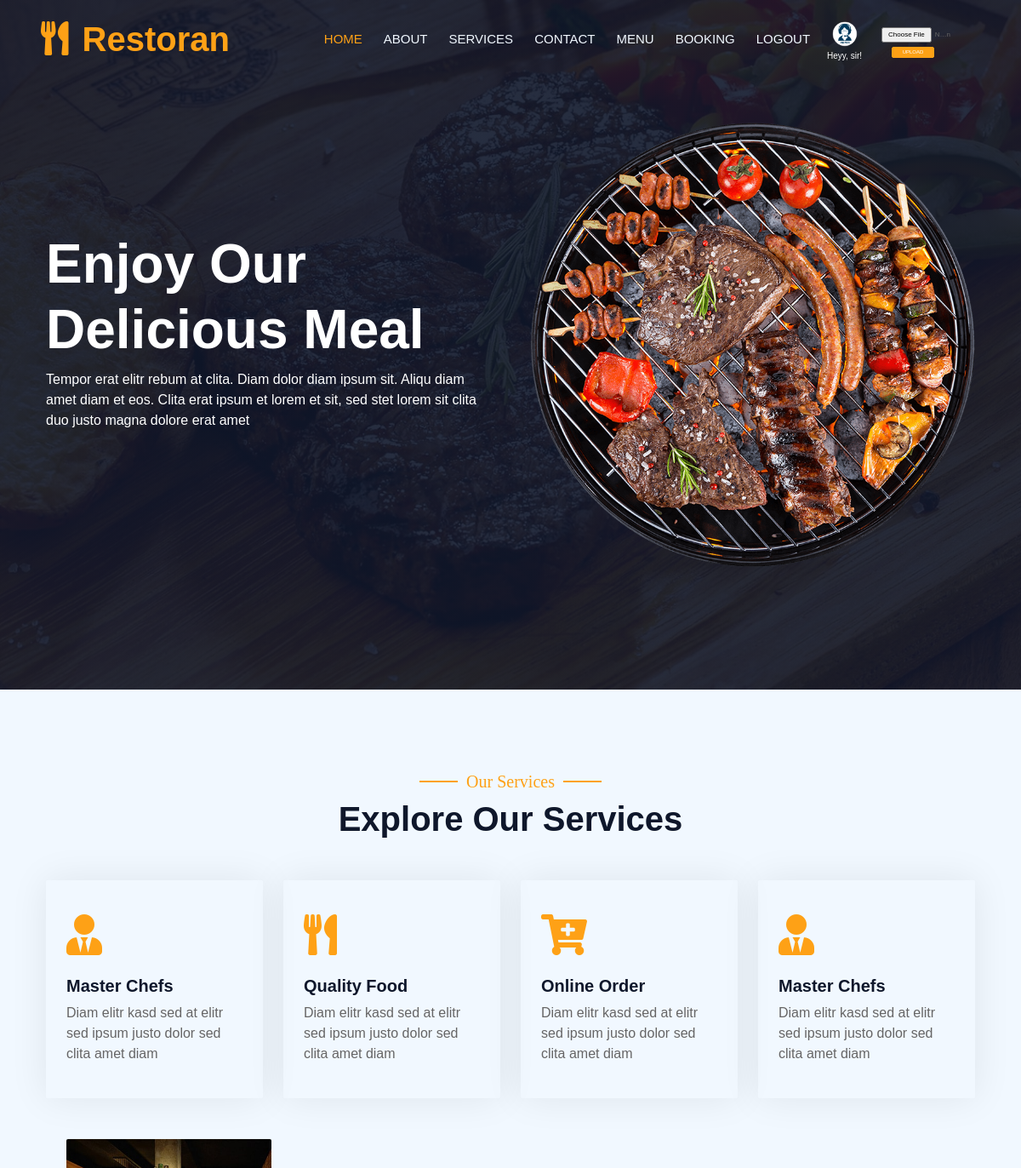
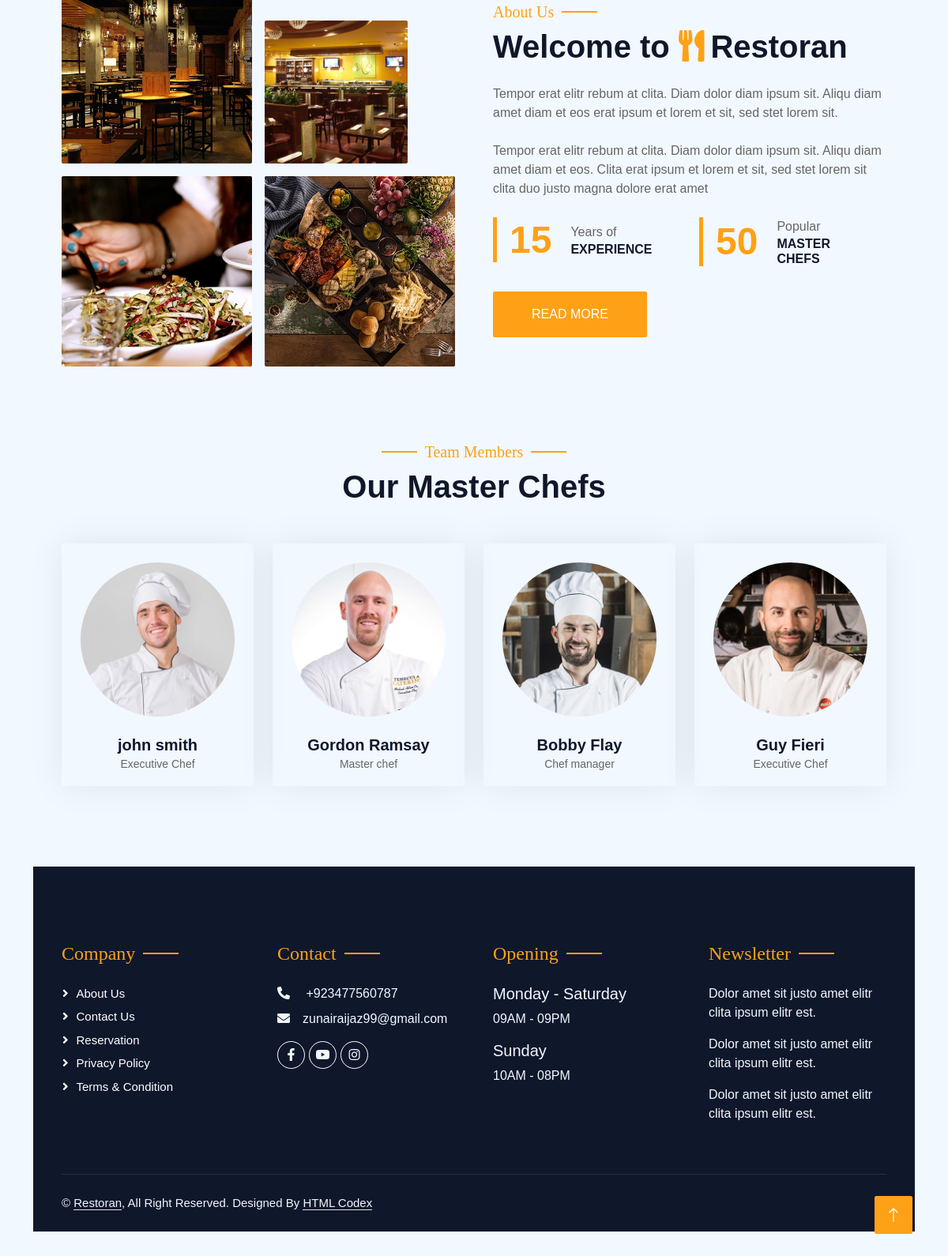
Screenshot of / (signed in) with the database file from the repository (2 pictures, top to bottom).
### home/models.py (models this page shows, shortened)
class User_profile(models.Model):
    user = models.OneToOneField(User, on_delete=models.CASCADE, related_name='user_profile')
    profile_picture = models.ImageField(
        upload_to='profile_pictures/',  # better folder name for uploads
        blank=True
    )

class Chef(models.Model):
    full_name = models.CharField(max_length=100)
    designation = models.CharField(max_length=100)
    image = models.ImageField(upload_to='chefs/')
    facebook_url = models.URLField(blank=True, null=True)
    twitter_url = models.URLField(blank=True, null=True)
    instagram_url = models.URLField(blank=True, null=True)

### home/views.py (the view)
# urls.py: path('', views.index, name='index'),  # Homepage view
def index(request):
    chefs = Chef.objects.all()
    return render(request, 'index.html', {'chefs': chefs})

### templates/index.html (shortened to what this page needs)
{% extends "base.html" %}
{% load static %}
{% block body %}
<main>
 <div class="container-xxl py-5 bg-dark hero-header mb-5">
                <div class="container my-5 py-5">
                    <div class="row align-items-center g-5">
                        <div class="col-lg-6 text-center text-lg-start">
                            <h1 class="display-3 text-white animated slideInLeft">Enjoy Our<br>Delicious Meal</h1>
                            <p class="text-white animated slideInLeft mb-4 pb-2">Tempor erat elitr rebum at clita. Diam dolor diam ipsum sit. Aliqu diam amet diam et eos. Clita erat ipsum et lorem et sit, sed stet lorem sit clita duo justo magna dolore erat amet</p>
                        </div>
                        <div class="col-lg-6 text-center text-lg-end overflow-hidden">
                            <img class="img-fluid" src="static/hero.png" alt="">
                        </div>
                    </div>
                </div>
            </div>
        </div>
        <div class="container-xxl py-5">
            <div class="container">
                <div class="text-center wow fadeInUp" data-wow-delay="0.1s">
                    <h5 class="section-title ff-secondary text-center text-primary fw-normal">Our Services</h5>
                    <h1 class="mb-5">Explore Our Services</h1>
                </div>
                <div class="row g-4">
                    <div class="col-lg-3 col-sm-6 wow fadeInUp" data-wow-delay="0.1s">
                        <div class="service-item rounded pt-3">
                            <div class="p-4">
                                <i class="fa fa-3x fa-user-tie text-primary mb-4"></i>
                                <h5>Master Chefs</h5>
                                <p>Diam elitr kasd sed at elitr sed ipsum justo dolor sed clita amet diam</p>
                            </div>
                        </div>
                    </div>
                    <div class="col-lg-3 col-sm-6 wow fadeInUp" data-wow-delay="0.3s">
                        <div class="service-item rounded pt-3">
                            <div class="p-4">
                                <i class="fa fa-3x fa-utensils text-primary mb-4"></i>
                                <h5>Quality Food</h5>
                                <p>Diam elitr kasd sed at elitr sed ipsum justo dolor sed clita amet diam</p>
                            </div>
                        </div>
                    </div>
                    <div class="col-lg-3 col-sm-6 wow fadeInUp" data-wow-delay="0.5s">
                        <div class="service-item rounded pt-3">
                            <div class="p-4">
                                <i class="fa fa-3x fa-cart-plus text-primary mb-4"></i>
                                <h5>Online Order</h5>
                                <p>Diam elitr kasd sed at elitr sed ipsum justo dolor sed clita amet diam</p>
                            </div>
                        </div>
                    </div>
                    <div class="col-lg-3 col-sm-6 wow fadeInUp" data-wow-delay="0.1s">
                        <div class="service-item rounded pt-3">
                            <div class="p-4">
                                <i class="fa fa-3x fa-user-tie text-primary mb-4"></i>
                                <h5>Master Chefs</h5>
                                <p>Diam elitr kasd sed at elitr sed ipsum justo dolor sed clita amet diam</p>
                            </div>
                        </div>
                    </div>
        <div class="container-xxl py-5">
            <div class="container">
                <div class="row g-5 align-items-center">
                    <div class="col-lg-6">
                        <div class="row g-3">
                            <div class="col-6 text-start">
                                <img class="img-fluid rounded w-100 wow zoomIn" data-wow-delay="0.1s" src="static/about-1.jpg" alt="">
                            </div>
                            <div class="col-6 text-start">
                                <img class="img-fluid rounded w-75 wow zoomIn" data-wow-delay="0.3s" src="static/about-2.jpg" alt="" style="margin-top: 25%;">
                            </div>
                           <div class="col-6 text-end">
                                <img class="img-fluid rounded w-100 wow zoomIn" data-wow-delay="0.7s"src="static/about-3.jpg" alt="">
                            </div>
                            <div class="col-6 text-end">
                                <img class="img-fluid rounded w-100 wow zoomIn" data-wow-delay="0.7s"src="static/about-4.jpg" alt="">
                            </div>
                        </div>
                    </div>
                    <div class="col-lg-6">
                        <h5 class="section-title ff-secondary text-start text-primary fw-normal">About Us</h5>
                        <h1 class="mb-4">Welcome to <i class="fa fa-utensils text-primary me-2"></i>Restoran</h1>
                        <p class="mb-4">Tempor erat elitr rebum at clita. Diam dolor diam ipsum sit. Aliqu diam amet diam et eos erat ipsum et lorem et sit, sed stet lorem sit.</p>
                        <p class="mb-4">Tempor erat elitr rebum at clita. Diam dolor diam ipsum sit. Aliqu diam amet diam et eos. Clita erat ipsum et lorem et sit, sed stet lorem sit clita duo justo magna dolore erat amet</p>
                        <div class="row g-4 mb-4">
                            <div class="col-sm-6">
                                <div class="d-flex align-items-center border-start border-5 border-primary px-3">
                                    <h1 class="flex-shrink-0 display-5 text-primary mb-0" data-toggle="counter-up">15</h1>
                                    <div class="ps-4">
                                        <p class="mb-0">Years of</p>
                                        <h6 class="text-uppercase mb-0">Experience</h6>
                                    </div>
                                </div>
                            </div>
                            <div class="col-sm-6">
                                <div class="d-flex align-items-center border-start border-5 border-primary px-3">
                                    <h1 class="flex-shrink-0 display-5 text-primary mb-0" data-toggle="counter-up">50</h1>
                                    <div class="ps-4">
                                        <p class="mb-0">Popular</p>
                                        <h6 class="text-uppercase mb-0">Master Chefs</h6>
                                    </div>
                                </div>
                            </div>
                        </div>
                        <a class="btn btn-primary py-3 px-5 mt-2" href="">Read More</a>
                    </div>
                </div>
            </div>
        </div>
<div class="container-xxl pt-5 pb-3">
    <div class="container">
        <div class="text-center wow fadeInUp" data-wow-delay="0.1s">
            <h5 class="section-title ff-secondary text-center text-primary fw-normal">Team Members</h5>
            <h1 class="mb-5">Our Master Chefs</h1>
        </div>
        <div class="row g-4">
            {% for chef in chefs %}
            <div class="col-lg-3 col-md-6 wow fadeInUp" data-wow-delay="{{ forloop.counter0|floatformat:1 }}s">
                <div class="team-item text-center rounded overflow-hidden">
                    <div class="rounded-circle overflow-hidden m-4">
                        <img class="img-fluid" src="{{ chef.image.url }}" alt="{{ chef.full_name }}">
                    </div>
                    <h5 class="mb-0">{{ chef.full_name }}</h5>
                    <small>{{ chef.designation }}</small>
                </div>
            </div>
            {% empty %}
            <p>No chefs available.</p>
            {% endfor %}
        </div>
    </div>
</div>
{% endblock %}

### templates/base.html (shortened to what this page needs)
{% load static %}
<!doctype html>
<html lang="eng">
  <head>
 <link href="https://cdn.jsdelivr.net/npm/bootstrap@5.3.0/dist/css/bootstrap.min.css" rel="stylesheet">
<link href="https://cdnjs.cloudflare.com/ajax/libs/font-awesome/5.10.0/css/all.min.css" rel="stylesheet">
<link href="https://cdn.jsdelivr.net/npm/bootstrap-icons@1.4.1/font/bootstrap-icons.css" rel="stylesheet">
<link rel="stylesheet" href="{% static 'css/bootstrap.min.css' %}" >
 <link rel="stylesheet" href="{% static 'css/style.css' %}">
{% load static %}
  </head>
  <body>
        <div class="container-xxl position-relative p-0">
            <nav class="navbar navbar-expand-lg navbar-dark bg-dark px-4 px-lg-5 py-3 py-lg-0">
                <a href="" class="navbar-brand p-0">
                    <h1 class="text-primary m-0"><i class="fa fa-utensils me-3"></i>Restoran</h1>
                </a>
                <div class="collapse navbar-collapse" id="navbarCollapse">
                    <div class="navbar-nav ms-auto py-0 pe-4">
                      <li class="nav-item">
               <a class="nav-link active" aria-current="page"  href="/">Home</a>
            </li>
                       <li class="nav-item">
              <a class="nav-link" href="/about">About</a>
            </li>
                   <li class="nav-item">
              <a class="nav-link" href="/services">Services</a>
            </li>
             <li class="nav-item">
              <a class="nav-link" href="/contact">Contact</a>
            </li>
                        <li class="nav-item">
              <a class="nav-link" href="/menu">Menu</a>
            </li>
                        <li class="nav-item">
              <a class="nav-link" href="/booking">Booking</a>
            </li>
        {% if user.is_authenticated %}
    <li class="nav-item">
        <a class="nav-link" href="/logout">Logout</a>
    </li>
    <li style="display: flex; align-items: center; margin-left: 20px; margin-top: 5px;">
        <div style="display: flex; flex-direction: column; align-items: center; margin-right: 15px;">
            {% if request.user.user_profile and request.user.user_profile.profile_picture %}
                <img src="{{ request.user.user_profile.profile_picture.url }}" alt="Profile Picture"
                     style="height: 30px; width: 30px; border-radius: 50%; object-fit: cover;">
            {% else %}
                <img src="/media/default.jpg" alt="Default Profile Picture"
                     style="height: 30px; width: 30px; border-radius: 50%; object-fit: cover;">
            {% endif %}
            <span style="color: white; font-size: 10px; margin-top: 3px;">Heyy, {{ user.username }}!</span>
        </div>
        <form method="post" enctype="multipart/form-data" action="{% url 'update_profile_picture' %}" style="display: flex; flex-direction: column;">
            <input type="file" name="profile_picture" id="profile_picture"
                   style="font-size: 8px; padding: 2px 8px; width: 100px; margin-bottom: 3px;">
            <button type="submit" class="btn btn-primary"
                    style="font-size: 6px; padding: 1px; width: 50px; height: 13px; margin-left: 20px;">
                Upload
            </button>
        </form>
    </li>
{% endif %}
</nav>
      {% block body %}{% endblock body %}
        <div class="container-fluid bg-dark text-light footer pt-5 mt-5 wow fadeIn" data-wow-delay="0.1s">
            <div class="container py-5">
                <div class="row g-5">
                    <div class="col-lg-3 col-md-6">
                        <h4 class="section-title ff-secondary text-start text-primary fw-normal mb-4">Company</h4>
                        <a class="btn btn-link" href="">About Us</a>
                        <a class="btn btn-link" href="">Contact Us</a>
                        <a class="btn btn-link" href="">Reservation</a>
                        <a class="btn btn-link" href="">Privacy Policy</a>
                        <a class="btn btn-link" href="">Terms & Condition</a>
                    </div>
                    <div class="col-lg-3 col-md-6">
                        <h4 class="section-title ff-secondary text-start text-primary fw-normal mb-4">Contact</h4>
                     <p class="mb-2">
  <i class="fa fa-phone-alt me-3"></i>
  <a href="https://wa.me/923477560787" target="_blank" style="color: inherit; text-decoration: none;">
    +923477560787
  </a>
</p>
                        <p class="mb-2"><i class="fa fa-envelope me-3"></i>zunairaijaz99@gmail.com</p>
                        <div class="d-flex pt-2">
                            <a class="btn btn-outline-light btn-social" href="https://web.facebook.com/"><i class="fab fa-facebook-f"></i></a>
                            <a class="btn btn-outline-light btn-social" href="https://youtube.com/@zoyaijaz-x5h?si=_ztBGo02Rzm1wqsN"><i class="fab fa-youtube"></i></a>
                            <a class="btn btn-outline-light btn-social" href="https://www.instagram.com/huzaifa_ch22?igsh=MXhlZmJtaHRmb3dqZg="><i class="fab fa-instagram"></i></a>
                        </div>
                    </div>
                    <div class="col-lg-3 col-md-6">
                        <h4 class="section-title ff-secondary text-start text-primary fw-normal mb-4">Opening</h4>
                        <h5 class="text-light fw-normal">Monday - Saturday</h5>
                        <p>09AM - 09PM</p>
                        <h5 class="text-light fw-normal">Sunday</h5>
                        <p>10AM - 08PM</p>
                    </div>
                    <div class="col-lg-3 col-md-6">
                        <h4 class="section-title ff-secondary text-start text-primary fw-normal mb-4">Newsletter</h4>
                        <p>Dolor amet sit justo amet elitr clita ipsum elitr est.</p>
                             <p>Dolor amet sit justo amet elitr clita ipsum elitr est.</p>
                                  <p>Dolor amet sit justo amet elitr clita ipsum elitr est.</p>
                    </div>
                </div>
            </div>
            <div class="container">
                <div class="copyright">
                    <div class="row">
                        <div class="col-md-6 text-center text-md-start mb-3 mb-md-0">
                            &copy; <a class="border-bottom" href="#">Restoran</a>, All Right Reserved.
							Designed By <a class="border-bottom" href="https://htmlcodex.com">HTML Codex</a>
                        </div>
                        <div class="col-md-6 text-center text-md-end">
                        </div>
                    </div>
                </div>
            </div>
        </div>
        <a href="#" class="btn btn-lg btn-primary btn-lg-square back-to-top"><i class="bi bi-arrow-up"></i></a>
    </div>
  </body>
</html>

### rows the page displays
Chef: image (picture), full_name "john smith", designation "Executive Chef"
Chef: image (picture), full_name "Gordon Ramsay", designation "Master chef"
Chef: image (picture), full_name "Bobby Flay", designation "Chef manager"
Chef: image (picture), full_name "Guy Fieri", designation "Executive Chef"

### other values shown
{{ user.username }} "sir"
